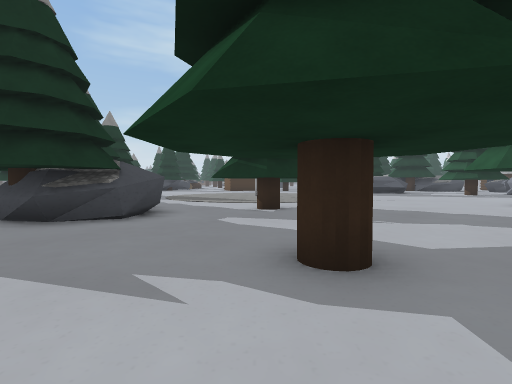
View 1 (above)

24 first-person views from a walk through a scene from a Unity 3-D project. The camera is 1.5 m above the floor, tilts 2° down and sees 85° across. The floor is counted in squares, 2 m on a side. Each view is taken from the middle of a square. On the plan, view 1 faces up. The plan holds only what a view shows up to about 10 squares ahead; the rest is blank. The place goes on beyond the plan. Some surface patterns are stand-ins.

View 2
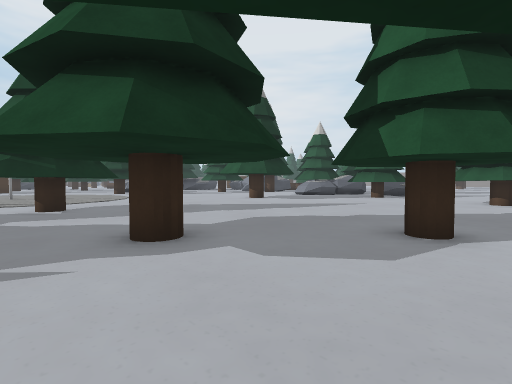

View 3
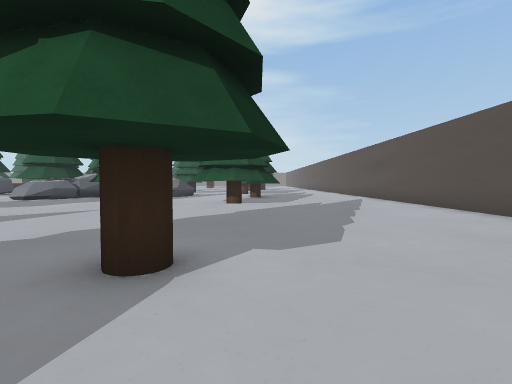

View 4
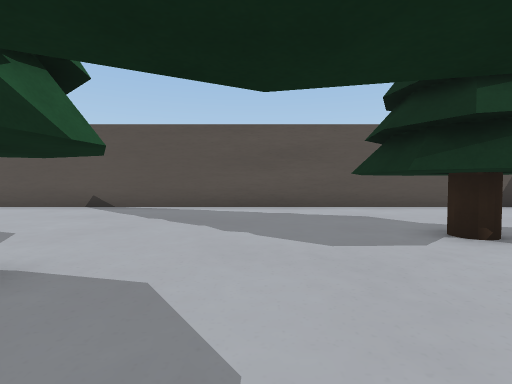

View 5
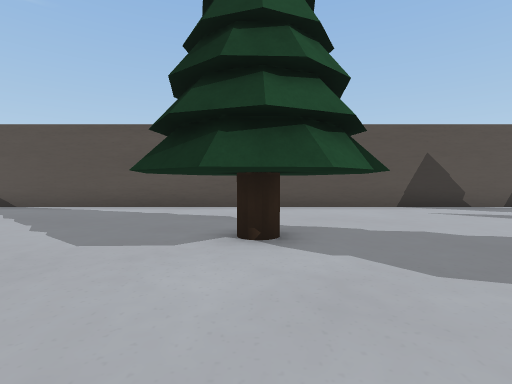

View 6
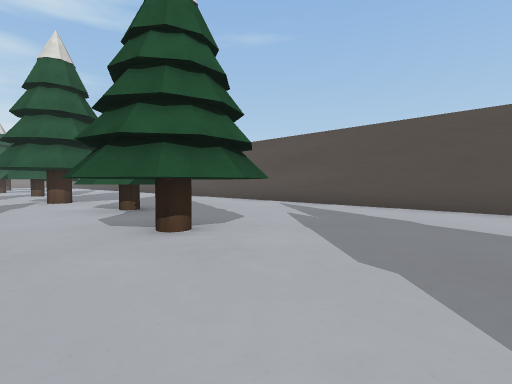

View 7
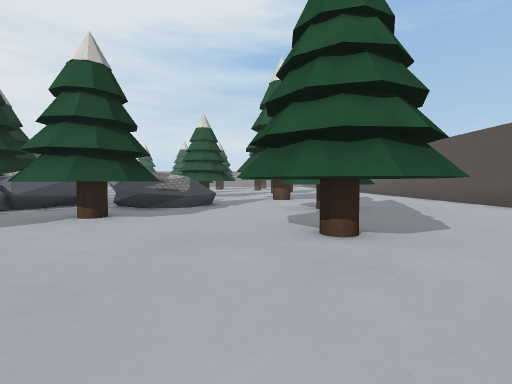

View 8
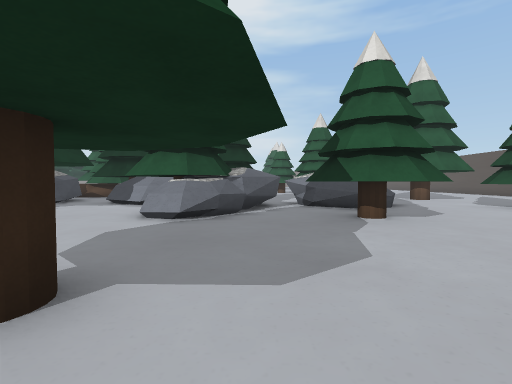

View 9
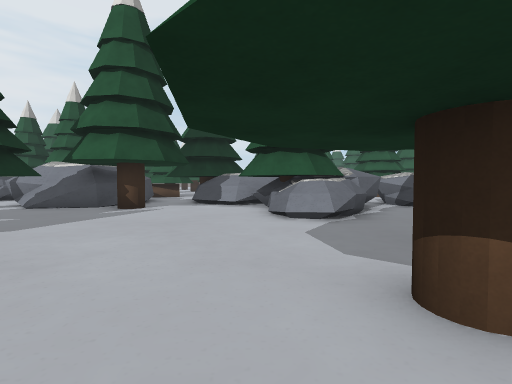

View 10
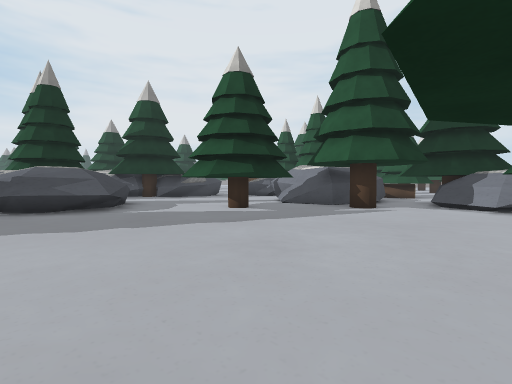

View 11
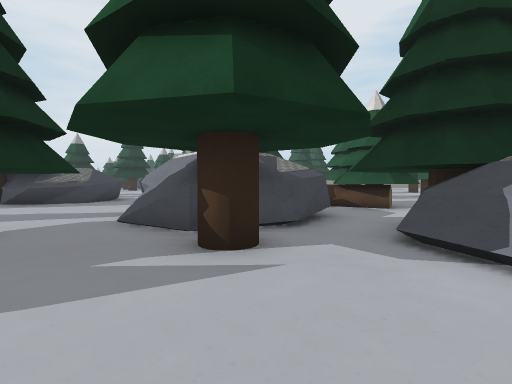

View 12
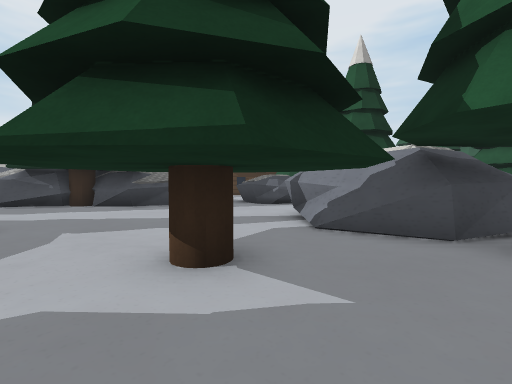

View 13
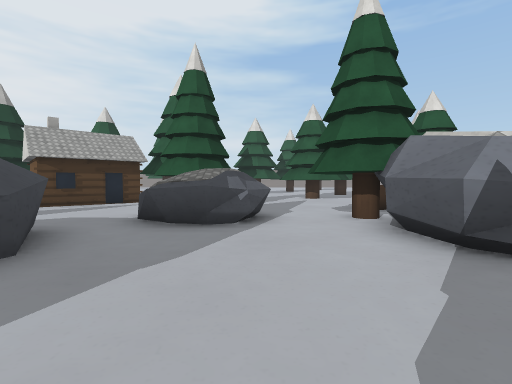

View 14
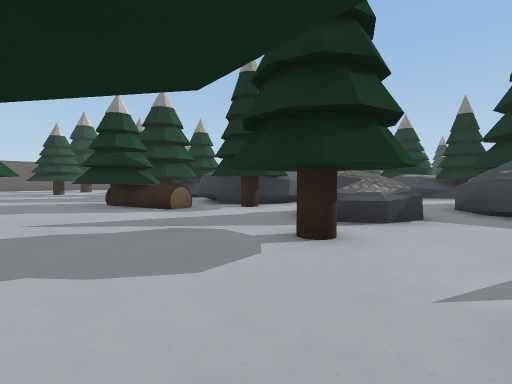

View 15
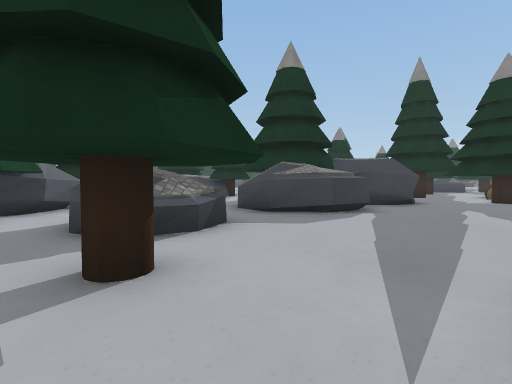

View 16
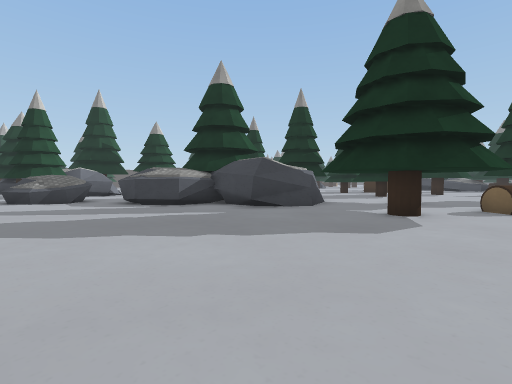

View 17
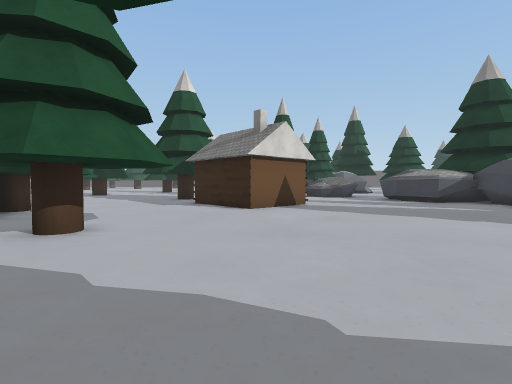

View 18
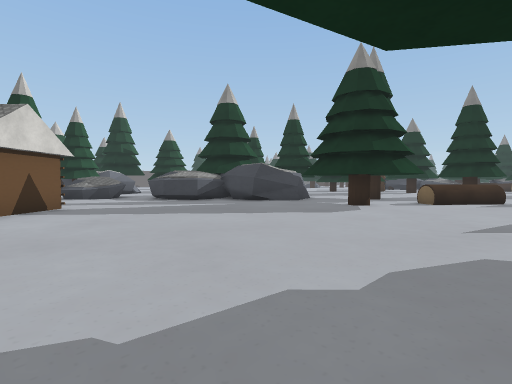

View 19
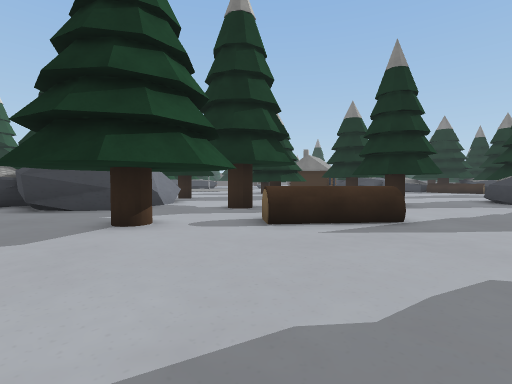

View 20
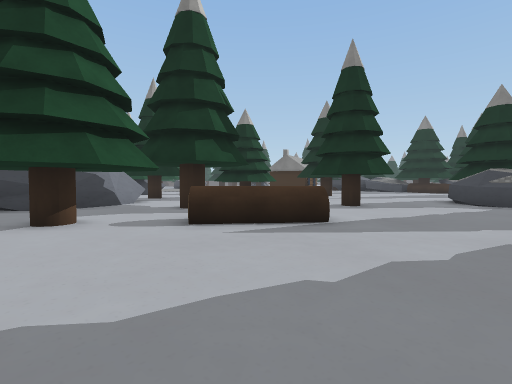

View 21
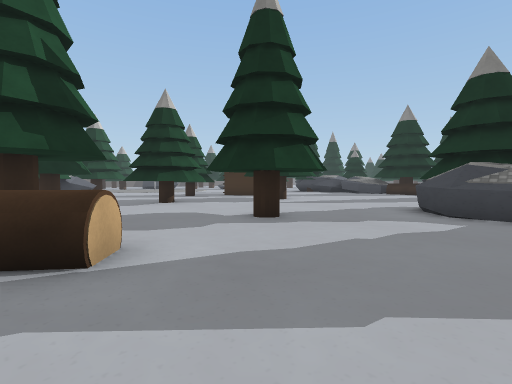

View 22
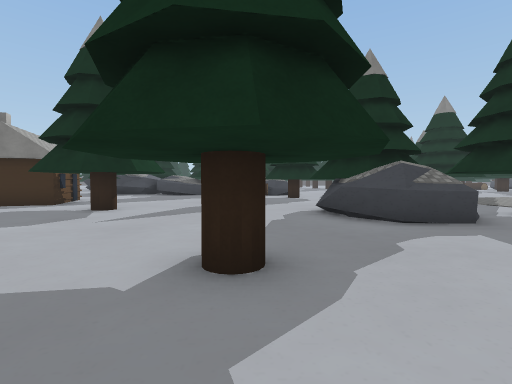

View 23
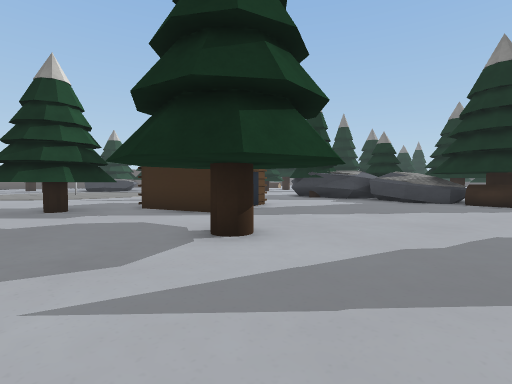

View 24
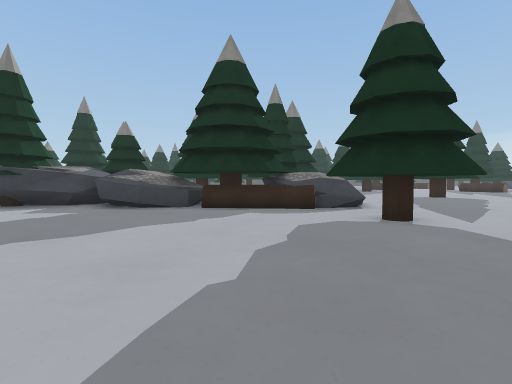

### Floor plan
Key: @ floor where view 1 was taken; # wall or solid block; x gap in a wall; . floor; / step, stairs or slope; = window, fence, low wall or low ledge; ^ raised ledge.
Columns run from 7 left of view 1 to 29 right of it. Each row starts with its distance up from view 1.
 38 ....       ^...........
 37 .....      ^............
 36 ..#..... ##....................
 35 #................^^.............
 34 #.................^^.............
 33 =.................................
 32 =....................#...........#.
 31 #...................................
 30 ^.......#...........................
 29 #...........     ...................#
 28 ............      .####.......#.....
 27 .....###....          #......###....
 26 #.  ## #....          ##.....####...
 25 #      #.##.       ##  ##.....#
 24        ..##        .##  #........
 23        ....       ...####........
 22         ...       .......^^^.#...
 21          ..       .......##^.....
 20                  #........#......
 19               ####...............
 18               .##......##........
 17               .........####.^....
 16               ......#.##  #.^....
 15               .........####.###..
 14               ........#.##..###.
 13               ..................
 12               ..........###   ..
 11               ........./^#
 10     ......  ...........=^
  9     ............#...####
  8      ..#............^##
  7     #.................#
  6   ###...................#
  5   .#...............## x##
  4    ................## ^#
  3     ....#.............^^
  2      ....................
  1     .............. ........
  0    ....@...#..... # .##...#
 -1   ............... # .## ..
 -2  ....#...............# ..
 -3 .........................
 -4 .........................
 -5 .........................
 -6 .........................
 -7 #########################

Positions as (right, up) in squares from view 1, and headings:
1: (0, 0), facing up
2: (-1, -1), facing up-right
3: (1, -1), facing right
4: (1, 2), facing down
5: (-2, 2), facing down
6: (7, 2), facing down-right
7: (7, 1), facing right
8: (7, 7), facing right
9: (7, 10), facing right
10: (7, 10), facing up-right
11: (13, 11), facing up-right
12: (11, 14), facing up-right
13: (13, 20), facing right
14: (25, 24), facing down-left
15: (24, 23), facing left
16: (21, 34), facing down-left
17: (23, 36), facing down
18: (23, 36), facing down-left
19: (16, 37), facing down-left
20: (15, 38), facing down-left
21: (11, 38), facing down-left
22: (9, 34), facing left
23: (4, 33), facing down-left
24: (1, 33), facing left
